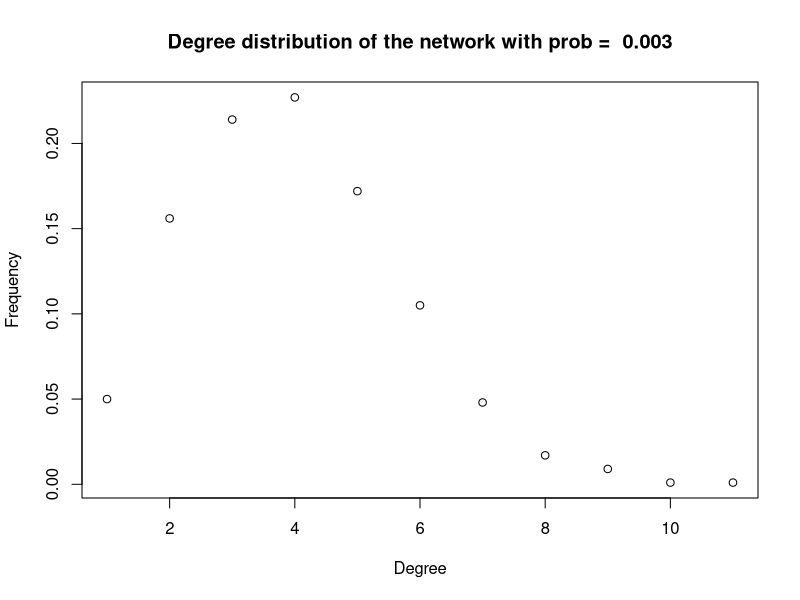
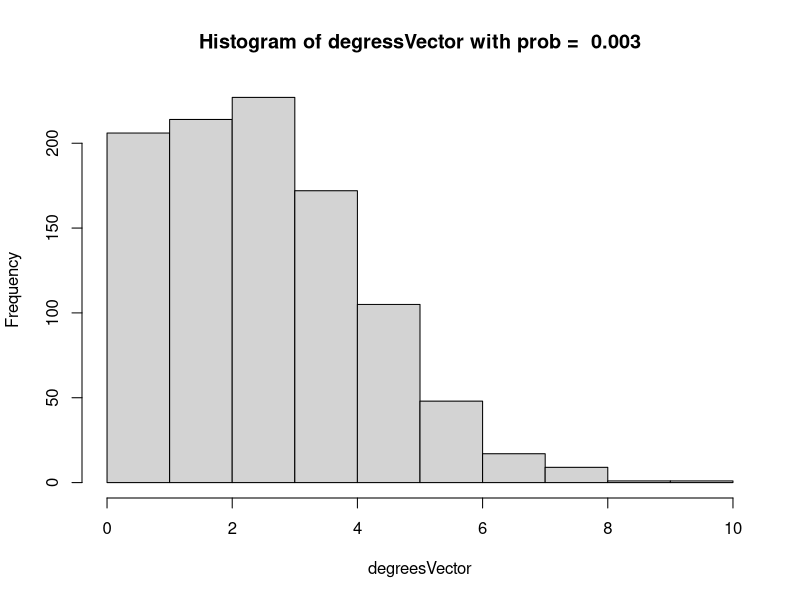
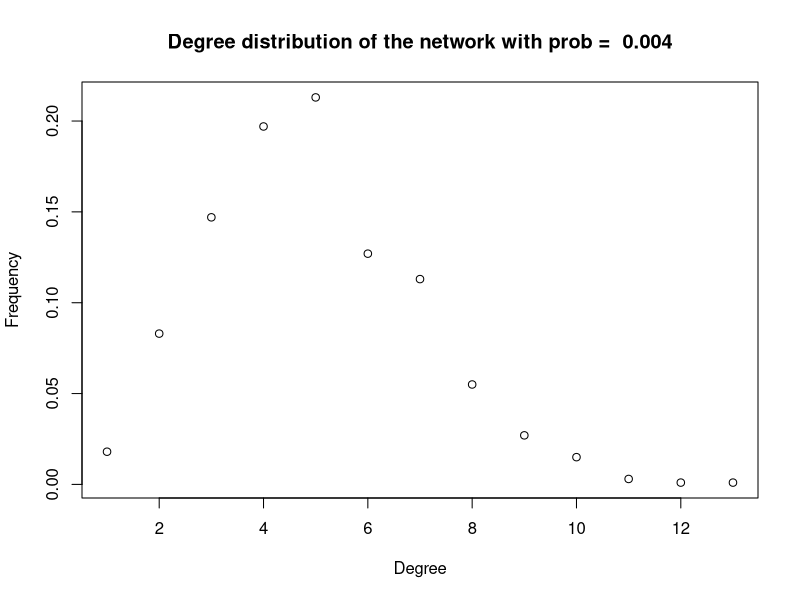
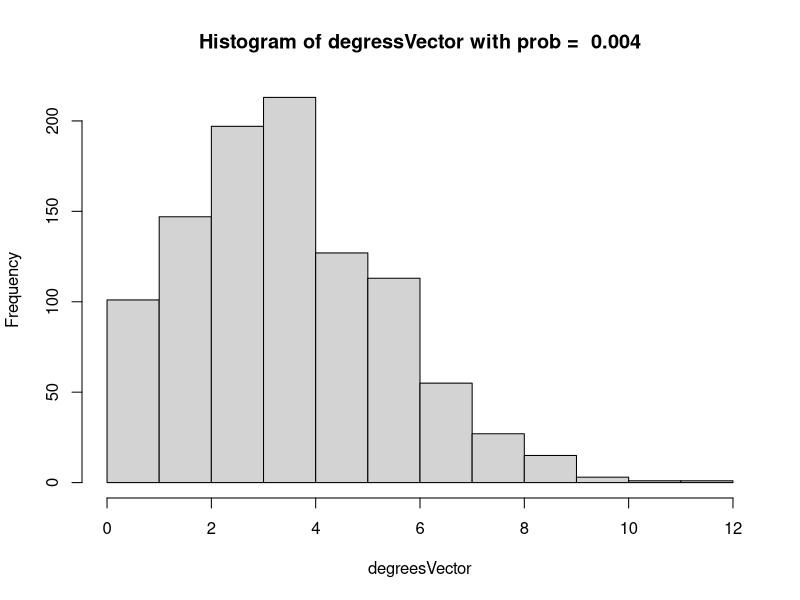
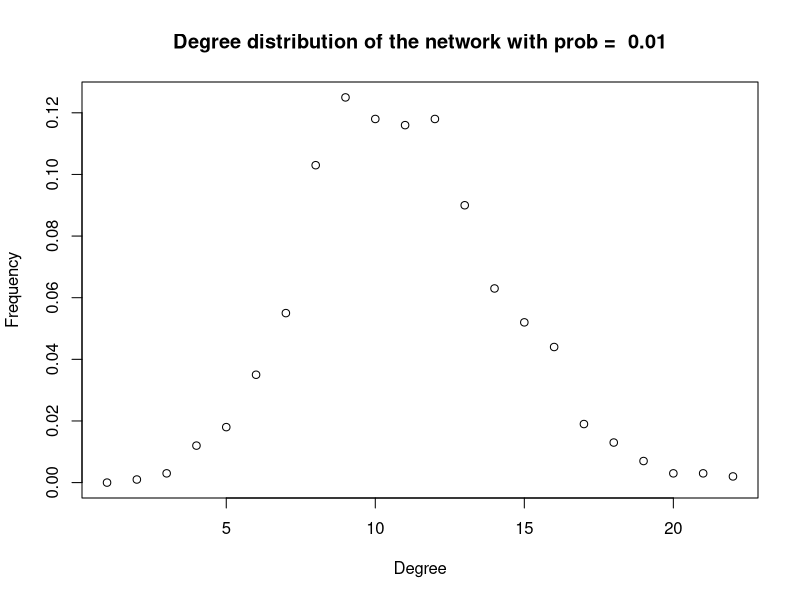
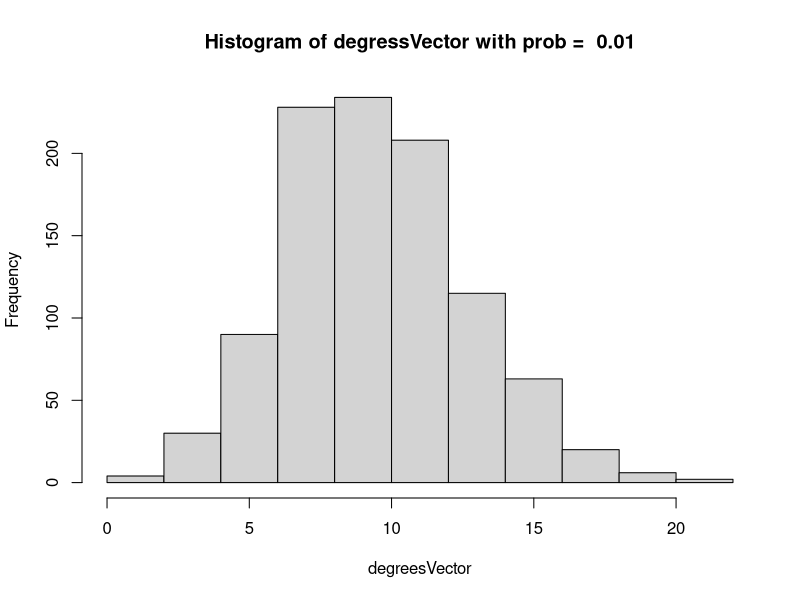
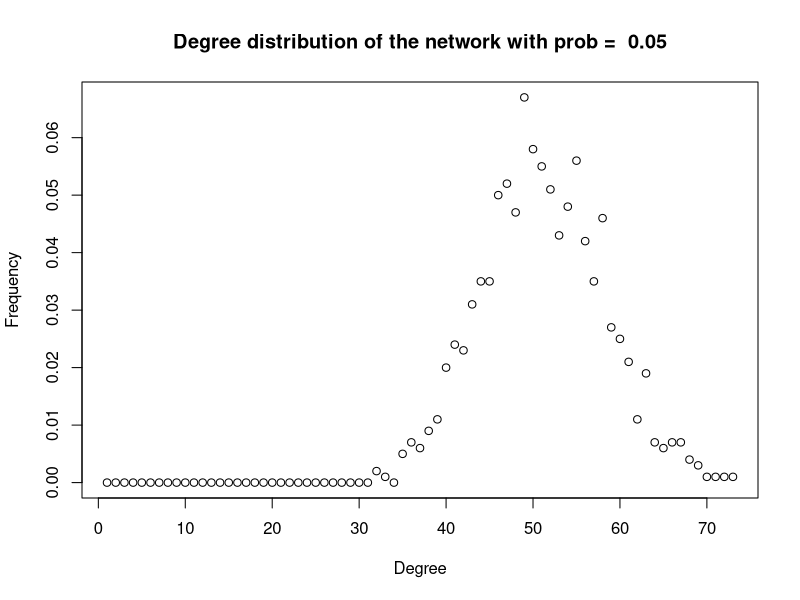
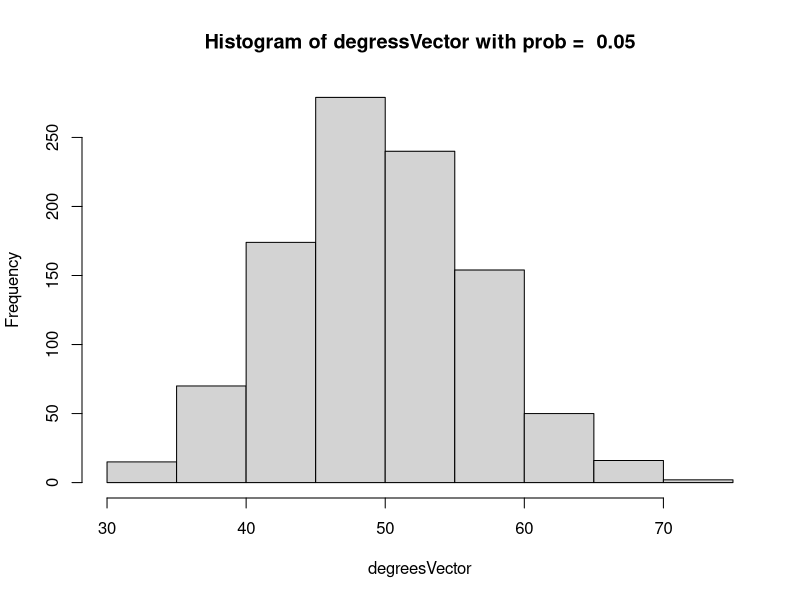

Generate these figures, in order, with R:
library(igraph)
prob <- c(0.003, 0.004, 0.01, 0.05, 0.1)

for (val in prob) {
  g = erdos.renyi.game(1000, val, directed=F)
  print(length(V(g)))
  print (paste("Mean degree with prob = ", val, "is", mean(degree(g))))
  print (paste("Variance of degree with prob = ", val, "is", var(degree(g))))
  plot(degree.distribution(g),main=paste("Degree distribution of the network with prob = ", val),xlab="Degree",ylab="Frequency")
  degreesVector <- degree(g)
  hist(degreesVector, main = paste("Histogram of degressVector with prob = ", val))
  
  print("====================================================")
}

